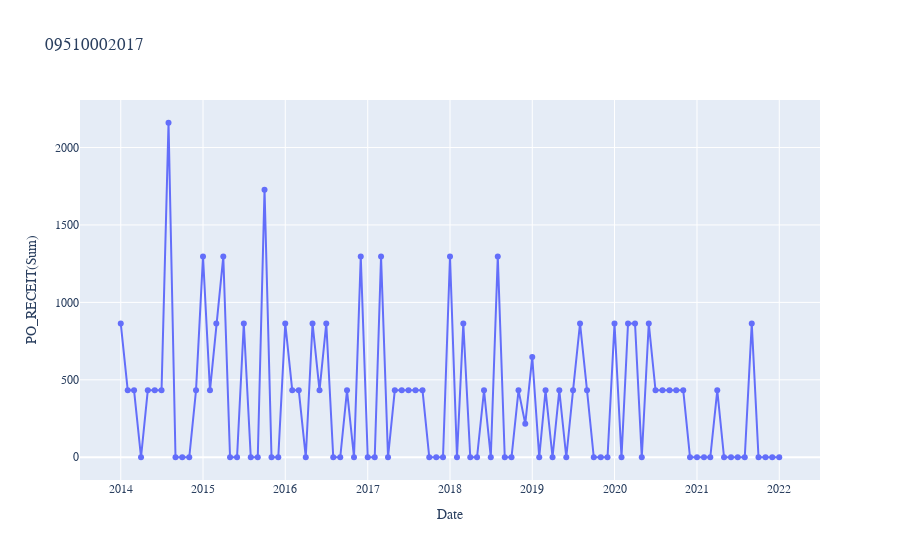

The cell this chart's notebook holds for it:
### Markdown cell above
#### item2

### Code cell
item_code = '09510002017'
df_item2 = df_item[df_item['IEM_CODE']==item_code]

fig = go.Figure()
fig.add_trace(go.Scatter(x=df_item2['ds'], y=df_item2['y'], name=item_code, mode='markers+lines'))

fig.update_layout(
    title=item_code,
    xaxis_title="Date",
    yaxis_title="PO_RECEIT(Sum)",
    legend_title="Legend Title",
    font=dict(
        family="Courier New, monospace",
        size=12)
)
fig.show()
